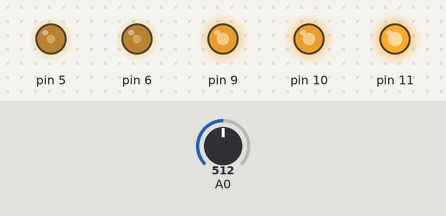
The sketch below on a simulated Arduino Uno, built with avr-gcc and run on an emulated ATmega328P. Parts: output pins drawn as LEDs (lit = HIGH). Inputs (shaded band) come from the test bench; at power-on: A0 = 512. What the sketch prints to the serial monitor is not drawn.

Above: at 0.1 s.
Timing chart, 0 to 1.6 s (numbered marks = the images above):
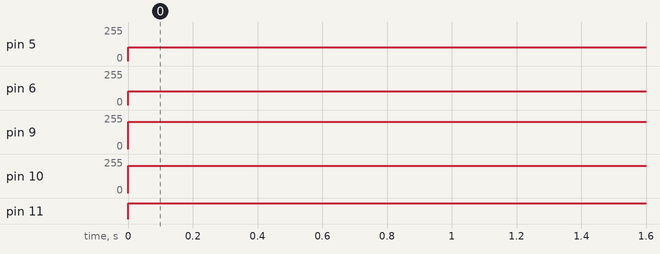

Measured:
- by itself, pin 5: 0/255 → 102/255 at 0.00 s
- by itself, pin 6: 0/255 → 103/255 at 0.00 s
- by itself, pin 9: 0/255 → 204/255 at 0.00 s
- by itself, pin 10: 0/255 → 205/255 at 0.00 s
- by itself, pin 11: LOW → HIGH at 0.00 s

The sketch:

PWM_voltage_test.ino
```cpp
//PWM電壓模擬測試 普通版
void setup() {
  pinMode(5, OUTPUT);
  pinMode(6, OUTPUT);
  pinMode(9, OUTPUT);
  pinMode(10, OUTPUT);
  pinMode(11, OUTPUT);

Serial.begin(9600);
}

void loop() {
  analogWrite(5, 102);//應是正好2V  1.89V
  analogWrite(6, 103);//2.0196V 1.9V
  analogWrite(9, 204);//4V  3.77V
  analogWrite(10, 205);//4.0196V  3.79V
  //analogWrite(11, 206);//4.0392V  3.81V
  analogWrite(11, 255);//5V
  Serial.println(analogRead(A0));//718
  //Serial.println(analogRead(A0)/255*5);

}
```
